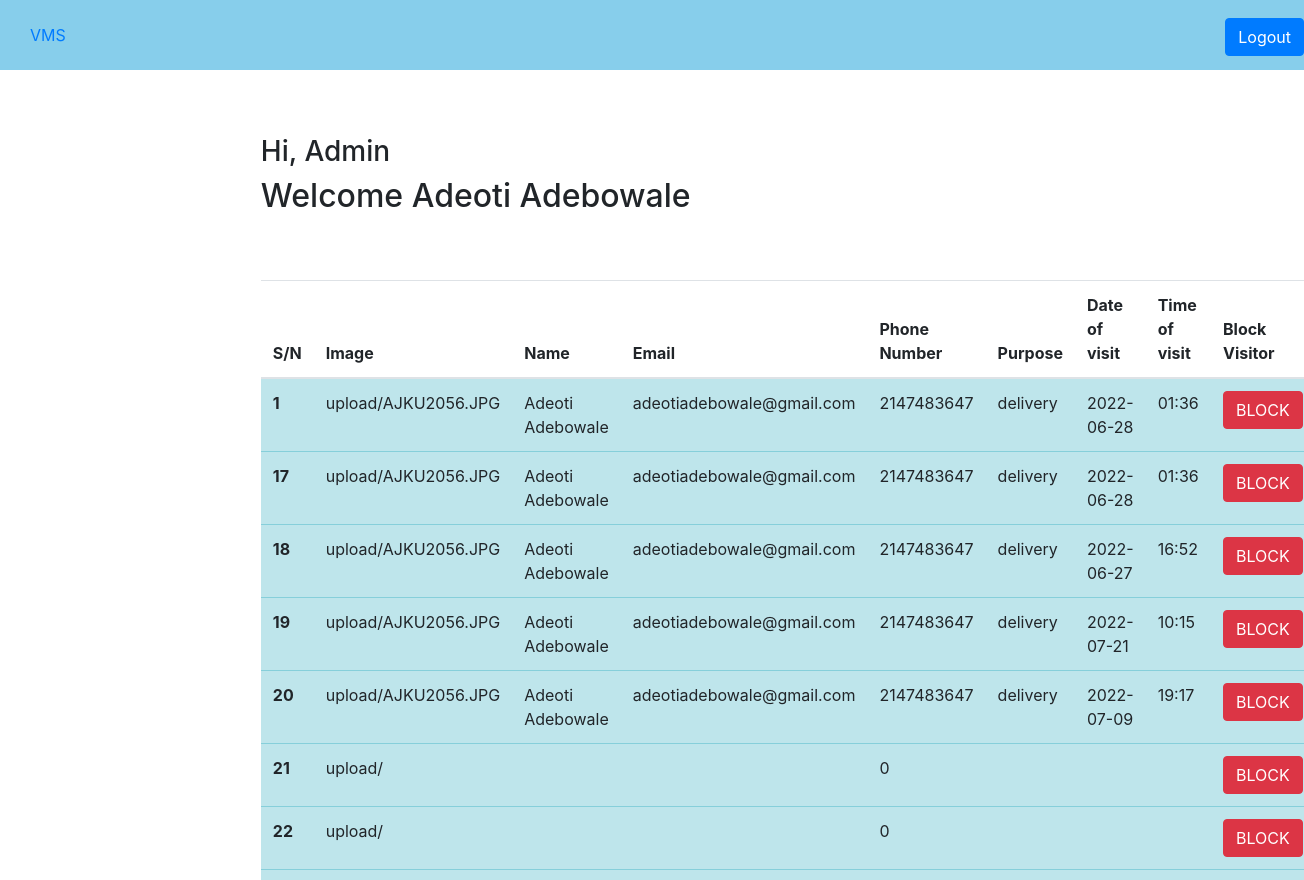
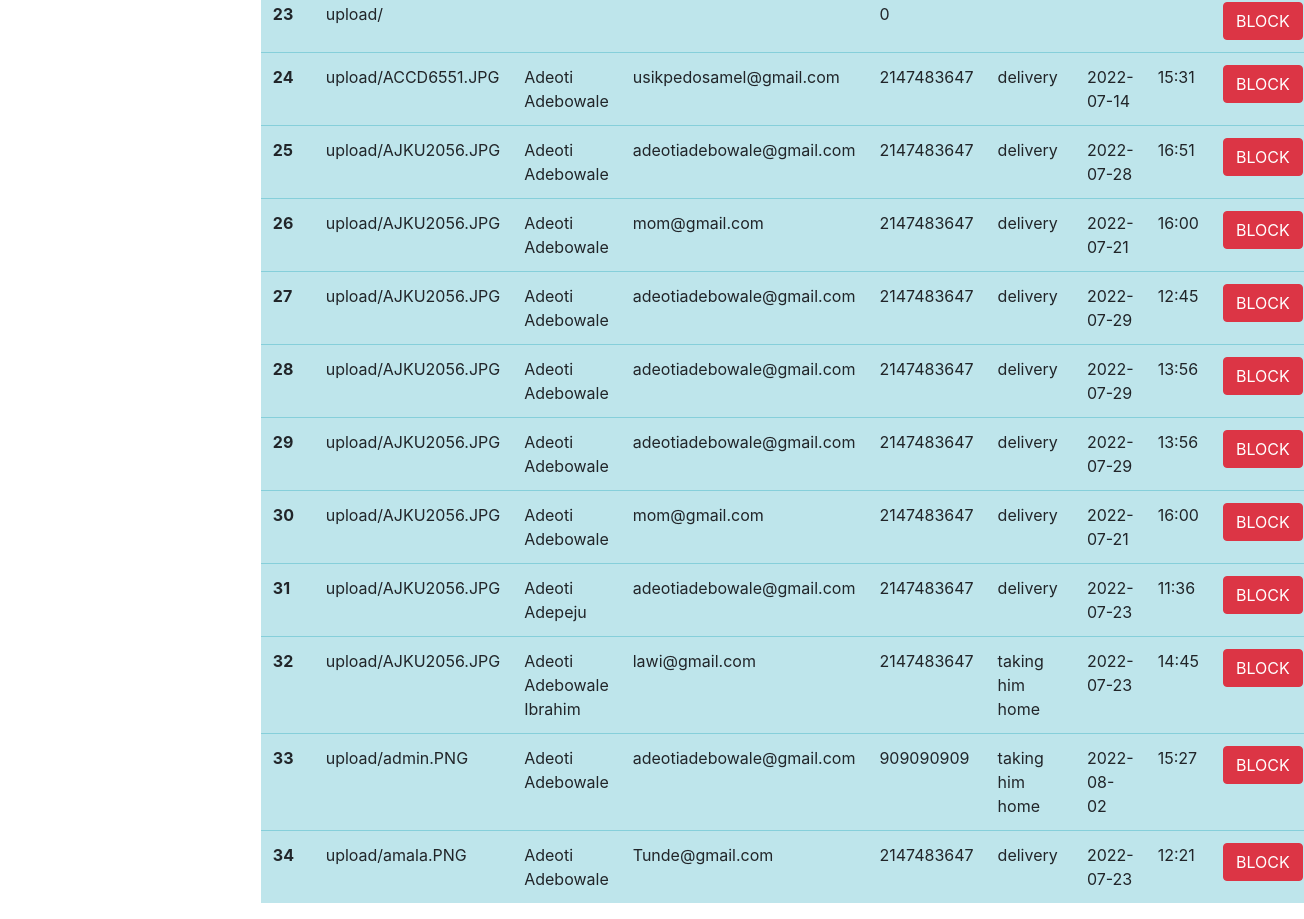
The app's page /admin_dashboard.php (signed in) with its own data (2 pictures, top to bottom).
### tables this page shows
CREATE TABLE `user_dashboard` (
  `id` int(255) NOT NULL,
  `location` varchar(255) NOT NULL,
  `name` varchar(100) NOT NULL,
  `user_type` varchar(200) NOT NULL,
  `pname` varchar(200) NOT NULL,
  `email` varchar(200) NOT NULL,
  `mobileno` int(11) NOT NULL,
  `purpose` varchar(200) NOT NULL,
  `parent` varchar(255) NOT NULL,
  `DOV` varchar(200) NOT NULL,
  `TOV` varchar(200) NOT NULL
);

### admin_dashboard.php (the view, shortened to what this page needs)
<?php
  @include 'config.php';
?>
<!DOCTYPE html>
<html lang="en" dir="ltr">
  <head>
    <link rel="stylesheet" href="css/admin_dashboard.css">
    <link rel="stylesheet" href="css/bootstrap.min.css">
  </head>
  <body>
    <header>
       <a href="admin_dashboard.php">VMS</a>
      <div class="logout">
        <a href="login.php" class="btn btn-primary">Logout</a>
      </div>
    </header>
    <div class="content">
        <h3>Hi, <span>Admin</span></h3>
        <h2>Welcome <span><?php echo $_SESSION['name'];?></span></h2>
    </div>
<table class="table table-striped w-auto">
  <thead>
    <tr>
      <th>S/N</th>
      <th>Image</th>
      <th>Name</th>
      <th>Email</th>
      <th>Phone Number</th>
      <th>Purpose</th>
      <th>Date of visit</th>
      <th>Time of visit</th>
      <th>Block Visitor</th>
    </tr>
  </thead>
  <tbody>
    <?php
    $sql = "SELECT * FROM user_dashboard";
    $res = mysqli_query($conn, $sql);
    if(mysqli_num_rows($res) > 0){
      while ($row = mysqli_fetch_assoc($res)) {
        ?>
        <tr class="table-info">
          <th scope="row"><?php echo $row['id']; ?></th>
          <td><?php echo $row['location']; ?></td>
          <td><?php echo $row['name']; ?></td>
          <td><?php echo $row['email']; ?></td>
          <td><?php echo $row['mobileno']; ?></td>
          <td><?php echo $row['purpose']; ?></td>
          <td><?php echo $row['DOV']; ?></td>
          <td><?php echo $row['TOV']; ?></td>
          <td><button class="btn btn-danger">BLOCK</button></td>
        </tr>
        <?php
      }
    }
    ?>
  </tbody>
</table>
  </body>
</html>

### css/admin_dashboard.css (style rules this page uses)
* { padding: 0px; margin: 0px; }
header { background-color: skyblue; line-height: 70px; padding-left: 30px; background-position: fixed; }
a,a:hover { text-decoration: none!important; }
.logout { float: right; }
.content { margin-left: 20%; margin-top: 5%; }
table { margin-left: 20%; margin-top: 5%; }

### records on screen
user_dashboard: id "1", location "upload/AJKU2056.JPG", name "Adeoti Adebowale", email "adeotiadebowale@gmail.com", mobileno "2147483647", purpose "delivery", DOV "2022-06-28", TOV "01:36"
user_dashboard: id "17", location "upload/AJKU2056.JPG", name "Adeoti Adebowale", email "adeotiadebowale@gmail.com", mobileno "2147483647", purpose "delivery", DOV "2022-06-28", TOV "01:36"
user_dashboard: id "18", location "upload/AJKU2056.JPG", name "Adeoti Adebowale", email "adeotiadebowale@gmail.com", mobileno "2147483647", purpose "delivery", DOV "2022-06-27", TOV "16:52"
user_dashboard: id "19", location "upload/AJKU2056.JPG", name "Adeoti Adebowale", email "adeotiadebowale@gmail.com", mobileno "2147483647", purpose "delivery", DOV "2022-07-21", TOV "10:15"
user_dashboard: id "20", location "upload/AJKU2056.JPG", name "Adeoti Adebowale", email "adeotiadebowale@gmail.com", mobileno "2147483647", purpose "delivery", DOV "2022-07-09", TOV "19:17"
user_dashboard: id "21", location "upload/", mobileno "0"
user_dashboard: id "22", location "upload/", mobileno "0"
user_dashboard: id "23", location "upload/", mobileno "0"
user_dashboard: id "24", location "upload/ACCD6551.JPG", name "Adeoti Adebowale", email "usikpedosamel@gmail.com", mobileno "2147483647", purpose "delivery", DOV "2022-07-14", TOV "15:31"
user_dashboard: id "25", location "upload/AJKU2056.JPG", name "Adeoti Adebowale", email "adeotiadebowale@gmail.com", mobileno "2147483647", purpose "delivery", DOV "2022-07-28", TOV "16:51"
user_dashboard: id "26", location "upload/AJKU2056.JPG", name "Adeoti Adebowale", email "mom@gmail.com", mobileno "2147483647", purpose "delivery", DOV "2022-07-21", TOV "16:00"
user_dashboard: id "27", location "upload/AJKU2056.JPG", name "Adeoti Adebowale", email "adeotiadebowale@gmail.com", mobileno "2147483647", purpose "delivery", DOV "2022-07-29", TOV "12:45"
user_dashboard: id "28", location "upload/AJKU2056.JPG", name "Adeoti Adebowale", email "adeotiadebowale@gmail.com", mobileno "2147483647", purpose "delivery", DOV "2022-07-29", TOV "13:56"
user_dashboard: id "29", location "upload/AJKU2056.JPG", name "Adeoti Adebowale", email "adeotiadebowale@gmail.com", mobileno "2147483647", purpose "delivery", DOV "2022-07-29", TOV "13:56"
user_dashboard: id "30", location "upload/AJKU2056.JPG", name "Adeoti Adebowale", email "mom@gmail.com", mobileno "2147483647", purpose "delivery", DOV "2022-07-21", TOV "16:00"
user_dashboard: id "31", location "upload/AJKU2056.JPG", name "Adeoti Adepeju", email "adeotiadebowale@gmail.com", mobileno "2147483647", purpose "delivery", DOV "2022-07-23", TOV "11:36"
user_dashboard: id "32", location "upload/AJKU2056.JPG", name "Adeoti Adebowale Ibrahim", email "lawi@gmail.com", mobileno "2147483647", purpose "taking him home", DOV "2022-07-23", TOV "14:45"
user_dashboard: id "33", location "upload/admin.PNG", name "Adeoti Adebowale", email "adeotiadebowale@gmail.com", mobileno "909090909", purpose "taking him home", DOV "2022-08-02", TOV "15:27"
user_dashboard: id "34", location "upload/amala.PNG", name "Adeoti Adebowale", email "Tunde@gmail.com", mobileno "2147483647", purpose "delivery", DOV "2022-07-23", TOV "12:21"

### other values on screen
$_SESSION['name'] "Adeoti Adebowale"
